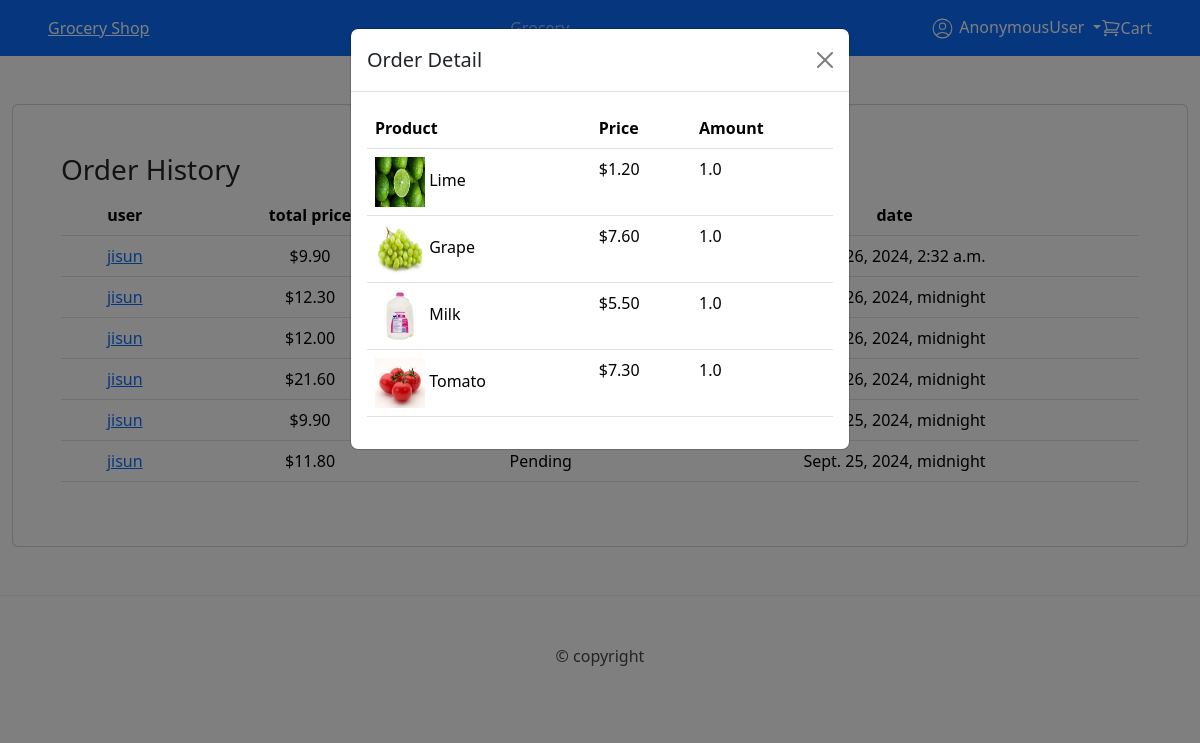
/accounts/order-history/2/10/, run on the app's committed database.
### grocery/models.py (models this page shows, shortened)
class OrderHistory(models.Model):
    user = models.ForeignKey(settings.AUTH_USER_MODEL, on_delete=models.CASCADE)
    total_price = models.DecimalField(max_digits=10, decimal_places=2, default=0, help_text="Enter Total Price")
    LOAN_STATUS = (
        ('p', 'Pending'),
        ('a', 'Approved'),
        ('d', 'Denied'),
    )
    status = models.CharField(max_length=1, choices=LOAN_STATUS, blank=True, default='p', help_text='Product Status')
    update_date = models.DateTimeField(null=True, blank=True, auto_now_add=True)
    def get_order_url(self):
        return reverse("order-history", args=[str(self.user_id),str(self.id)])
    class Meta:
        ordering = ['-update_date']

class OrderProduct(models.Model):
    oid = models.ForeignKey(OrderHistory, on_delete=models.CASCADE, null=False)
    product = models.ForeignKey(Product,on_delete=models.RESTRICT, null=False)
    amount = models.FloatField(max_length=100,default=0, help_text="Enter amount")

class Product(models.Model):
    name = models.CharField(max_length=100,unique=True,help_text="Enter Product")
    price = models.DecimalField(max_length=100, max_digits=10, decimal_places=2, help_text="Enter Price")
    image = models.ImageField(null=True, upload_to="upload/", blank=True)
    class Meta:
        constraints=[
            UniqueConstraint(
                Lower('name'),
                name="insensitive-unique-product",
                violation_error_message="Product name already exists!"
            )
        ]

### grocery/views.py (the view)
# urls.py: path("order-history/<int:uid>/",views.OrderHistoryList.as_view(), name='order-history'),
class OrderHistoryList(generic.ListView):
    model = OrderHistory
    context_object_name = "order_history"
    template_name = "order/list.html"
    def get_context_data(self, **kwargs: Any):
        context =  super(OrderHistoryList,self).get_context_data(**kwargs)
        context['navItems'] = navItems
        context['order_history'] = OrderHistory.objects.filter(user_id=self.kwargs['uid'])
        if(len(self.kwargs)>1):
            context['selectedOrder'] = OrderProduct.objects.filter(oid=self.kwargs['pk'])
        return context

### grocery/templates/order/list.html (shortened to what this page needs)
{% extends "master.html" %}
{% load static %}
{% block content %}
<div class="card d-flex flex-column justify-content-center mt-5 p-5">
    <h3>Order History</h3>
    <table class="table">
        <thead class="thead-light">
            <tr style="text-align:center">
                <th>user</th>
                <th>total price</th>
                <th>status</th>
                <th>date</th>
            </tr>
        </thead>
        <tbody>
            {% for order in order_history %}
            <tr style="text-align:center">
                <td><a class="detail_link" href="{{order.get_order_url}}">{{ order.user }}</a></td>
                <td>${{ order.total_price }}</td>
                <td>
                    {{ order.get_status_display }}
                </td>
                <td>{{ order.update_date }}</td>
            </tr>
            {% endfor %}
        </tbody>
    </table>
</div>
{% if selectedOrder %}
<div class="modal bmodal" id="order_detail" aria-labelledby="exampleModalLabel" aria-hidden="true"
    style="max-height:80vh; overflow:scroll">
    <div class="modal-dialog">
        <div class="modal-content">
            <div class="modal-header">
                <h5 class="modal-title" id="exampleModalLabel">Order Detail</h5>
                <button type="button" class="btn-close" data-bs-dismiss="modal" aria-label="Close"></button>
            </div>
            <div class="modal-body">
                <table class="table">
                    <thead>
                        <tr>
                            <th scope="col">Product</th>
                            <th scope="col">Price</th>
                            <th scope="col">Amount</th>
                        </tr>
                    </thead>
                    <tbody>
                        {% for so in selectedOrder %}
                        <tr>
                            <td>
                                <img src="{% static so.product.image %}" style="width:50px;height:50px">
                                {{so.product.name}}
                            </td>
                            <td>${{so.product.price}}</td>
                            <td>{{so.amount}}</td>
                        </tr>
                        {% endfor %}
            </div>
        </div>
    </div>
</div>
{% endif %}
{% endblock content %}

### data on the page
OrderHistory: user "jisun", total_price "9.90", update_date "Sept. 26, 2024, 2:32 a.m."
OrderHistory: user "jisun", total_price "12.30", update_date "Sept. 26, 2024, midnight"
OrderHistory: user "jisun", total_price "12.00", update_date "Sept. 26, 2024, midnight"
OrderHistory: user "jisun", total_price "21.60", update_date "Sept. 26, 2024, midnight"
OrderHistory: user "jisun", total_price "9.90", update_date "Sept. 25, 2024, midnight"
OrderHistory: user "jisun", total_price "11.80", status "Pending", update_date "Sept. 25, 2024, midnight"
OrderProduct: product.image (picture), product.name "Lime", product.price "1.20", amount "1.0"
OrderProduct: product.image (picture), product.name "Grape", product.price "7.60", amount "1.0"
OrderProduct: product.image (picture), product.name "Milk", product.price "5.50", amount "1.0"
OrderProduct: product.image (picture), product.name "Tomato", product.price "7.30", amount "1.0"

### other printed values
{{ user }} "AnonymousUser"
